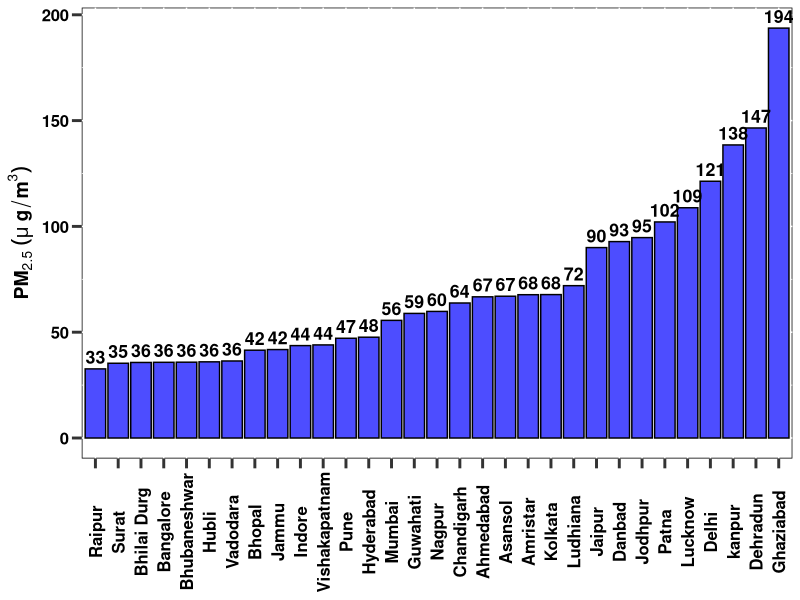

This figure's R source:
library(readxl)
PM <- read_excel("City list with PM2.5.xlsx", 
                 sheet = "Sheet1")
View(PM)
PM$PM2.5 = apply(PM[ ,c(3,4)],1,mean, na.rm=T)
library(tidyverse)
library(dplyr)
attach(PM)
PM=PM %>% arrange(PM2.5)

library(ggplot2)
ggplot(PM ,aes(reorder(NAC,PM2.5),PM2.5, label=round(PM2.5,digits=0)))+geom_bar(stat="identity", fill="blue", alpha=0.7,col="black")+
  theme(axis.text.x = element_text(angle=90, face="bold", colour="black", size=12, vjust=0.5),axis.text.y = element_text(face="bold", colour="black", size=12),axis.title.y = element_text(size=14),
        axis.ticks = element_line(size=1, linetype = "solid"), axis.title.x = element_blank(),panel.background = element_rect(fill = "white", color="black"),axis.ticks.length=unit(.25, "cm"))+
  geom_text(vjust=-0.4, size=4.5, fontface=2)+ylab(expression(bold(PM[2.5]~(mu~g/m^3))))

